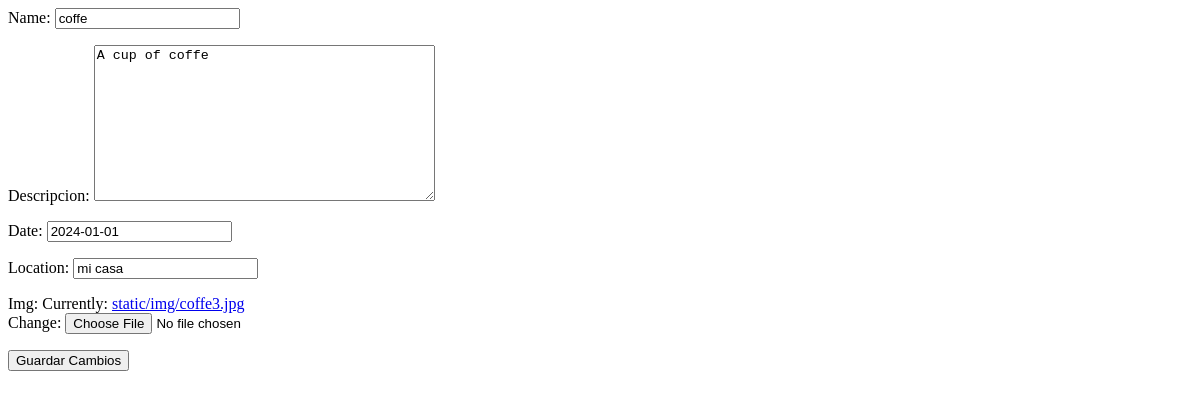
/edit/2/, run on an earlier commit of the app's database.
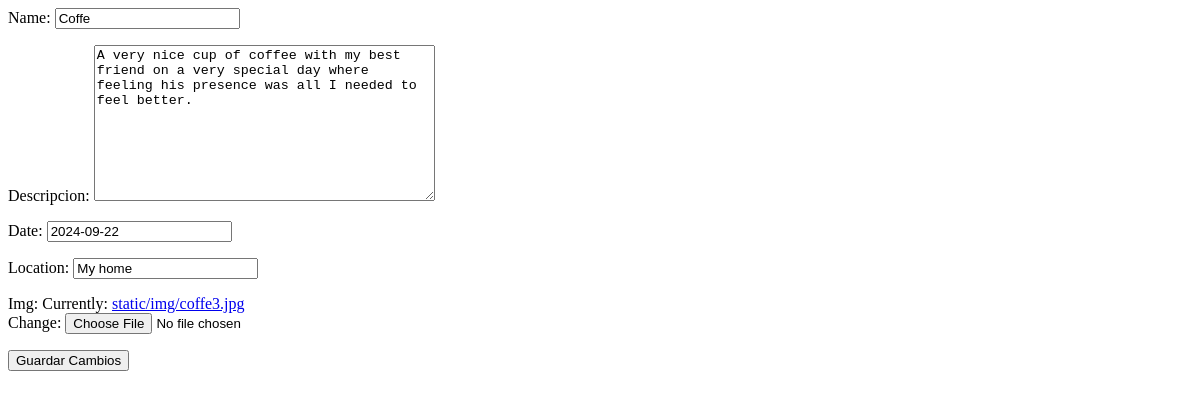
And on a later commit of the database.
### FotoriaAPP/models.py (models this page shows, shortened)
class Picture(models.Model):
    name = models.CharField(max_length=100)
    descripcion = models.TextField()
    date = models.DateField()
    location = models.CharField(max_length=100)
    img = models.ImageField(upload_to='static/img')

### FotoriaAPP/views.py (the view, shortened to what this page needs)
# urls.py: path('edit/<int:pk>/', PictureUpdateView.as_view(), name='editPicture'),
class PictureUpdateView(UpdateView):
    model = Picture
    form_class = PictureForm
    template_name = 'editPicture.html'
    def get(self, request, *args, **kwargs):
        if request.headers.get('X-Requested-With') == 'XMLHttpRequest':
            self.object = self.get_object()  # Obtén el objeto que se está editando
            html_form = render_to_string(self.template_name, {'form': self.get_form()}, request=request)
            return JsonResponse({'html_form': html_form})  # Devolver el formulario en formato JSON
        return super().get(request, *args, **kwargs)  # Comportamiento estándar de la vista UpdateView

### FotoriaAPP/forms.py
class PictureForm(forms.ModelForm):
    class Meta:
        model = Picture
        fields = ['name', 'descripcion', 'date', 'location', 'img']

### FotoriaAPP/Templates/editPicture.html (shortened to what this page needs)
<form id="editForm" method="POST">
    {{ form.as_p }}
    <button type="submit">Guardar Cambios</button>
</form>

What changed in the data, as far as the page shows it:
changed Picture: name "coffe" → "Coffe"; descripcion "A cup of coffe" → "A very nice cup of coffee with my best friend on a very special day where feeling his presence was all I needed to feel better."; date "2024-01-01" → "2024-09-22"; location "mi casa" → "My home"
